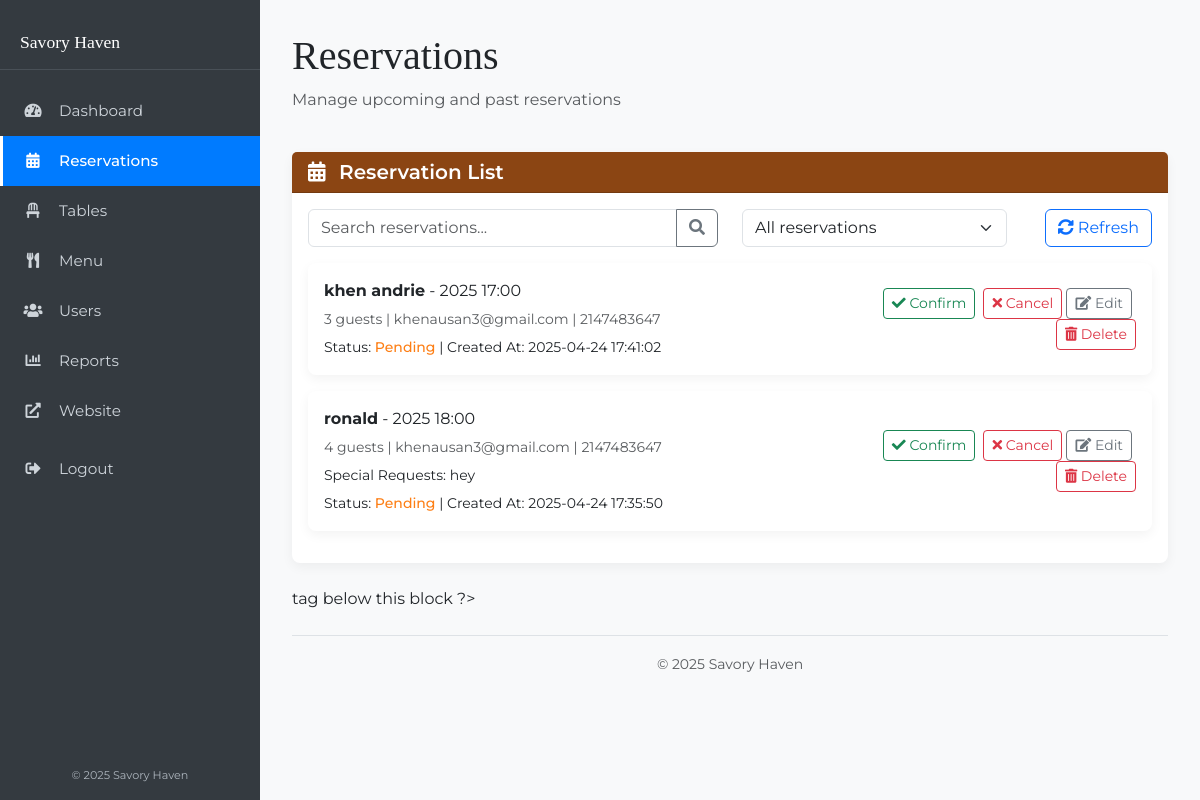
/admin.php?page=reservations (signed in), run on the app's committed database.
### tables this page shows
CREATE TABLE `table_booking` (
  `id` int(80) NOT NULL,
  `table_type` varchar(30) NOT NULL,
  `name` varchar(30) NOT NULL,
  `email` varchar(30) NOT NULL,
  `phone` int(30) NOT NULL,
  `date` int(30) NOT NULL,
  `people_count` varchar(30) NOT NULL,
  `table_location` varchar(30) NOT NULL,
  `table_preference` varchar(30) DEFAULT NULL,
  `special_requests_text` varchar(30) DEFAULT NULL,
  `time` varchar(30) NOT NULL,
  `status` varchar(30) NOT NULL,
  `created_at` varchar(30) DEFAULT NULL,
  `physical_table_id` int(20) DEFAULT NULL
);

### config.php (called while the page is built, shortened)
<?php
function get_current_user_role(): ?string {
    return $_SESSION['user_role'] ?? null;
}
function check_permission(string $required_role): bool {
    $current_role = get_current_user_role();
    $roles_hierarchy = [
        'staff'  => 1,
        'admin' => 2,
        'super_admin'  => 3
    ];
    return $roles_hierarchy[$current_role] >= $roles_hierarchy[$required_role];
}
?>

### manage_reservations.php (the view, shortened to what this page needs)
<?php
$reservations = [];
if ($conn) {
    $sql = "SELECT id, table_type, name, email, phone, date, people_count, table_location, table_preference, special_requests_text, time, status, created_at FROM table_booking ORDER BY created_at DESC";
    $result = $conn->query($sql);
    if ($result) {
        if ($result->num_rows > 0) {
            while($row = $result->fetch_assoc()) {
                $reservations[] = $row;
            }
        }
    } else {
        echo "<div class='alert alert-danger'>Error fetching reservations: " . $conn->error . "</div>";
    }
}
?>
<div class="row justify-content-between align-items-center mb-4">
    <div class="col-md-6">
        <h1 class="admin-title">Reservations</h1>
        <p class="text-muted">Manage upcoming and past reservations</p>
    </div>
</div>
<div class="card mb-4">
    <div class="card-header admin-header">
        <h5 class="mb-0">
            <i class="fas fa-calendar-alt me-2"></i> Reservation List
        </h5>
    </div>
    <div class="card-body">
        <div class="row mb-3">
            <div class="col-md-6">
                <div class="input-group">
                    <input type="text" id="searchInput" class="form-control" placeholder="Search reservations...">
                    <button class="btn btn-outline-secondary" type="button">
                        <i class="fas fa-search"></i>
                    </button>
                </div>
            </div>
            <div class="col-md-4">
                <select id="filterSelect" class="form-select">
                    <option value="all">All reservations</option>
                </select>
            </div>
            <div class="col-md-2 text-md-end">
                <button class="btn btn-outline-primary" id="refreshBtn">
                    <i class="fas fa-sync-alt"></i> Refresh
                </button>
            </div>
        </div>
        <?php if (empty($reservations)): ?>
            <div class="alert alert-info">
                <i class="fas fa-info-circle me-2"></i> No reservations found in the database.
            </div>
        <?php else: ?>
            <div class="reservation-list">
                <?php foreach ($reservations as $reservation): ?>
                    <div class="card reservation-card" data-reservation-id="<?php echo $reservation['id']; ?>">
                        <div class="card-body">
                            <div class="row align-items-center">
                                <div class="col-md-8">
                                    <p class="mb-1">
                                        <strong><?php echo htmlspecialchars($reservation['name']); ?></strong> -
                                        <?php echo htmlspecialchars($reservation['date']); ?> <?php echo htmlspecialchars($reservation['time']); ?>
                                    </p>
                                    <p class="mb-1 text-muted"><small>
                                         <?php echo htmlspecialchars($reservation['people_count']); ?> guests
                                         | <?php echo htmlspecialchars($reservation['email']); ?>
                                         | <?php echo htmlspecialchars($reservation['phone']); ?>
                                    </small></p>
                                     <?php if (!empty($reservation['special_requests_text'])): ?>
                                         <p class="mb-1"><small>Special Requests: <?php echo htmlspecialchars($reservation['special_requests_text']); ?></small></p>
                                     <?php endif; ?>
                                     <p class="mb-0"><small>
                                         Status: <span class="status-<?php echo strtolower($reservation['status']); ?>"><?php echo htmlspecialchars(ucfirst($reservation['status'])); ?></span>
                                         | Created At: <?php echo htmlspecialchars($reservation['created_at']); ?>
                                         </small></p>
                                </div>
                                <div class="col-md-4 text-end">
                                     <?php if ($reservation['status'] === 'pending'): ?>
                                         <?php if (check_permission('staff')): ?>
                                             <form action="" method="post" class="d-inline">
                                                  <button type="submit" class="btn btn-sm btn-outline-success me-1" title="Confirm Reservation">
                                                      <i class="fas fa-check"></i> Confirm
                                                  </button>
                                             </form>
                                         <?php endif; ?>
                                         <?php if (check_permission('staff')): ?>
                                             <form action="" method="post" class="d-inline">
                                                  <button type="submit" class="btn btn-sm btn-outline-danger" title="Cancel Reservation">
                                                      <i class="fas fa-times"></i> Cancel
                                                  </button>
                                             </form>
                                         <?php endif; ?>
                                     <?php elseif ($reservation['status'] === 'cancelled'): ?>
                                         <span class="badge bg-danger text-white">Cancelled</span>
                                     <?php endif; ?>
                                     <a href="edit_reservation.php?id=<?php echo $reservation['id']; ?>" class="btn btn-sm btn-outline-secondary me-1" title="Edit Reservation">
                                         <i class="fas fa-edit"></i> Edit
                                     </a>
                                     <?php if (check_permission('admin')): ?>
                                         <form action="" method="post" class="d-inline delete-reservation-form">
                                              <button type="submit" class="btn btn-sm btn-outline-danger" title="Delete Reservation">
                                                  <i class="fas fa-trash-alt"></i> Delete
                                              </button>
                                         </form>
                                     <?php endif; ?>
                                </div>
                            </div>
                        </div>
                    </div>
                <?php endforeach; ?>
            </div>
        <?php endif; ?>
    </div>
</div>

### assets/css/admin.css (style rules this page uses)
body { font-family: 'Montserrat', sans-serif; background-color: #f8f9fa; margin: 0; display: flex; min-height: 100vh; }
.admin-title { font-family: 'Playfair Display', serif; }
.card { border: none; border-radius: 0.5rem; box-shadow: 0 4px 12px rgba(0, 0, 0, 0.05); margin-bottom: 1rem; }
.admin-header { background-color: #8B4513; color: white; border-top-left-radius: 0.5rem; border-top-right-radius: 0.5rem; }
.admin-header h5 { margin-bottom: 0; font-weight: 600; }
.reservation-card { transition: all 0.2s ease-in-out; }
.status-pending { color: #fd7e14; font-weight: 500; }

### data on the page
table_booking: name "khen andrie", date "2025", time "17:00", people_count "3", email "khenausan3@gmail.com", phone "2147483647", status "Pending", created_at "2025-04-24 17:41:02"
table_booking: name "ronald", date "2025", time "18:00", people_count "4", email "khenausan3@gmail.com", phone "2147483647", special_requests_text "hey", status "Pending", created_at "2025-04-24 17:35:50"
